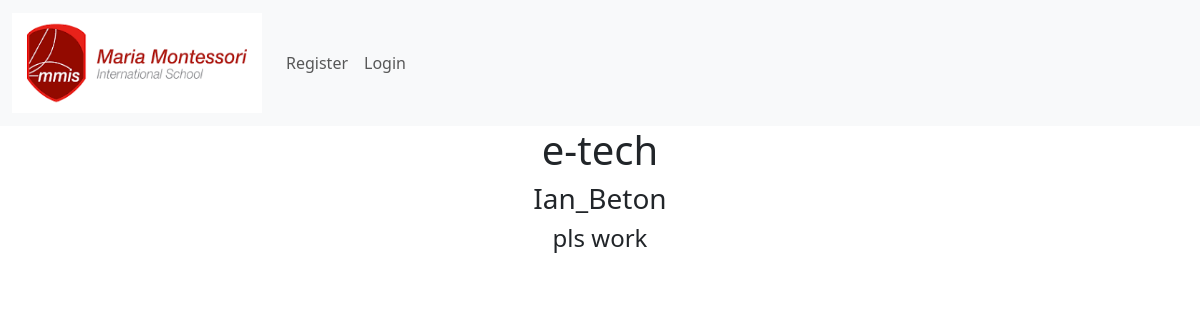
Screenshot of /details/3 with the database file from the repository.
### main/models.py (models this page shows, shortened)
class Post(models.Model):
    author = models.ForeignKey(User, on_delete=models.CASCADE)
    title = models.CharField(max_length=100)
    body = models.TextField()
    category = models.ForeignKey(Category, on_delete=models.CASCADE)
    subject = models.ForeignKey(Subject, on_delete=models.CASCADE)

### main/views.py (the view)
# urls.py: path('details/<int:pk>', Details.as_view(), name="details"),
class Details(DetailView):
    model = Post
    template_name = 'details.html'

### main/templates/details.html (shortened to what this page needs)
{% extends 'base.html'%}
{% block content %}
<!DOCTYPE html>
<html>
<body>
<div class="container">
<h1 class="text-center"> {{post.title}} </h1>
<h3 class="text-center">  {{post.author}} </h3>
<h4 class="text-center"> {{post.body}} </h4>
</div>
</body>
</html>
{% endblock %}

### main/templates/details.html (style rules this page uses)
body { background-color: rgb(255, 255, 255); }

### rows the page displays
Post: title "e-tech", author "Ian_Beton", body "pls work"
